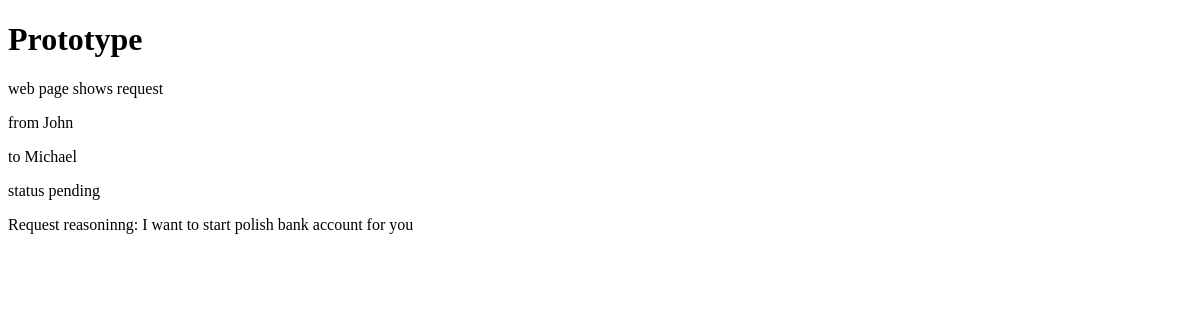
Page /prototype/request on the earlier database version.
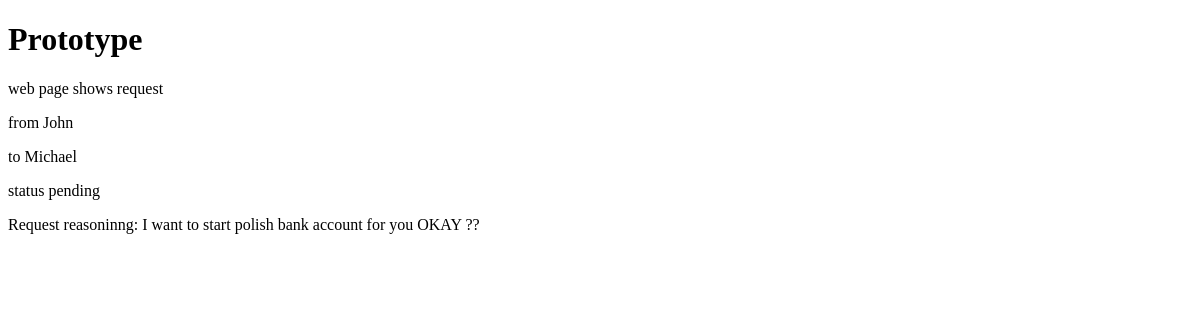
Same page on the later database version.
### core/models.py (models this page shows, shortened)
class Request(models.Model):
    sender = models.ForeignKey(User, on_delete=models.CASCADE, related_name='requests_sent')
    receiver = models.ForeignKey(User, on_delete=models.CASCADE, related_name='requests_received')
    request_reasoning = models.TextField(blank=True)
    created_at = models.DateTimeField(auto_now_add=True)
    class Status(models.TextChoices):
        PENDING = 'pending', 'Pending'
        ACCEPTED = 'accepted', 'Accepted'
        DENIED = 'denied', 'Denied'
    status = models.CharField(max_length=10, choices=Status.choices, default=Status.PENDING)

### web/views.py (the view)
# urls.py: path('prototype/request', views.prototype_request, name='prototype_request')
def prototype_request(request):
    singleRequest = get_object_or_404(Request, pk=3)
    return render(request,'web/prototype_request.html', {'SingleRequest':singleRequest})

### web/templates/web/prototype_request.html (shortened to what this page needs)
<!DOCTYPE html>
<html>
    <head>
    </head>
    <body>
        <h1> Prototype </h1>
        <p>web page shows request</p>
        <p>from {{SingleRequest.sender.username}}</p>
        <p>to {{SingleRequest.receiver.username}}</p>
        <p>status {{SingleRequest.status}} </p>
        <p>Request reasoninng: {{SingleRequest.request_reasoning}}</p>
    </body>
</html>

Differences in the rows shown:
changed Request "pending": request_reasoning "I want to start polish bank account for you" → "I want to start polish bank account for you OKAY ??"
